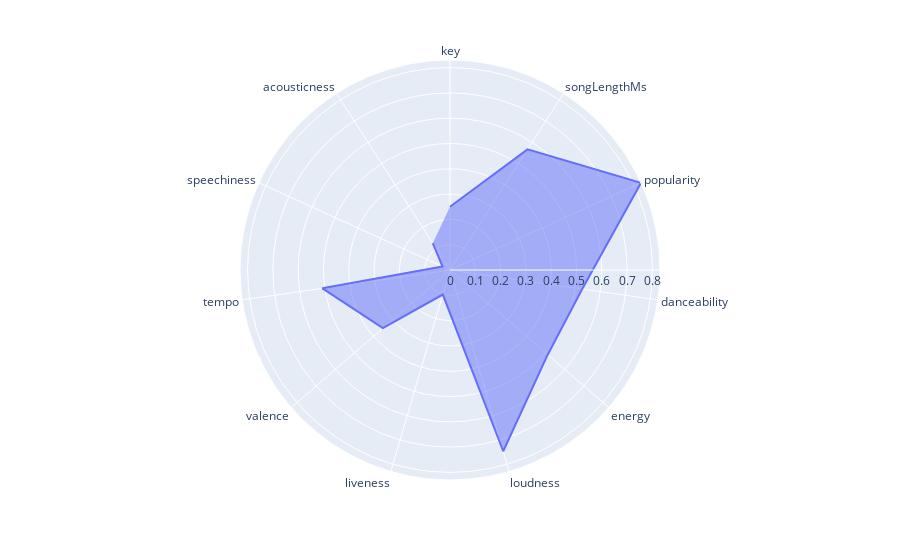

Notebook code for this chart:
### Code cell
other = songs_liked_scaled[songs_liked_scaled.trackName.str.contains('Takeaway')][of_interest]

fig = px.line_polar(run_with_me, r=other.values[0][1:], theta=other.columns[1:])
fig.update_traces(fill='toself')
fig.show()

### Figure 1 — Plotly figure (JSON) as saved in the notebook; plotly's stock layout.template omitted (floating-point values rounded to 4 significant figures)
{"data": [{"fill": "toself", "hovertemplate": "r=%{r}<br>theta=%{theta}<extra></extra>", "legendgroup": "", "line": {"color": "#636efa", "dash": "solid"}, "mode": "lines", "name": "", "r": [0.25, 0.5668, 0.83, 0.528, 0.511, 0.7466, 0.101, 0.351, 0.5095, 0.0324, 0.126], "showlegend": false, "subplot": "polar", "theta": ["key", "songLengthMs", "popularity", "danceability", "energy", "loudness", "liveness", "valence", "tempo", "speechiness", "acousticness"], "type": "scatterpolar"}], "layout": {"legend": {"tracegroupgap": 0}, "margin": {"t": 60}, "polar": {"angularaxis": {"direction": "clockwise", "rotation": 90}, "domain": {"x": [0, 1], "y": [0, 1]}}}}
